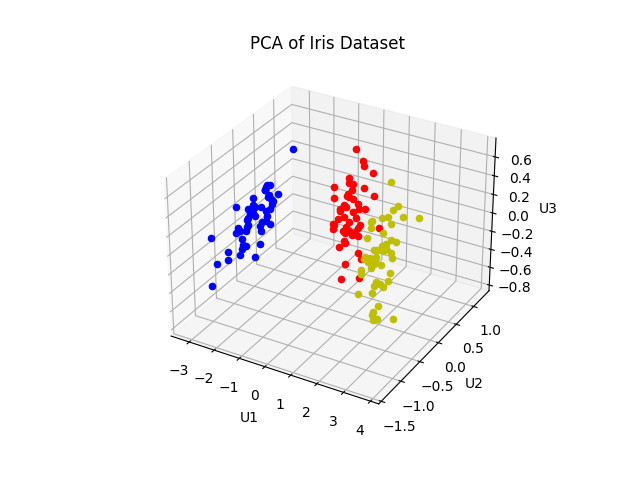

The script that saved this image:
#!/usr/bin/env python3
from mpl_toolkits.mplot3d import Axes3D
import matplotlib.pyplot as plt
import numpy as np

data = np.load("data.npy")
labels = np.load("labels.npy")

data_means = np.mean(data, axis=0)
norm_data = data - data_means
_, _, Vh = np.linalg.svd(norm_data)
pca_data = np.matmul(norm_data, Vh[:3].T)

fig = plt.figure()
ax = fig.add_subplot(111, projection='3d')

for i in range(len(pca_data)):
    if labels[i] == 0:
        color = 'b'
    elif labels[i] == 1:
        color = 'r'
    else:
        color = 'y'
    ax.scatter(pca_data[i][0], pca_data[i][1], pca_data[i][2], color=color)

ax.set_xlabel('U1')
ax.set_ylabel('U2')
ax.set_zlabel('U3')
plt.title('PCA of Iris Dataset')
plt.plasma()
plt.savefig('101-pca.png')